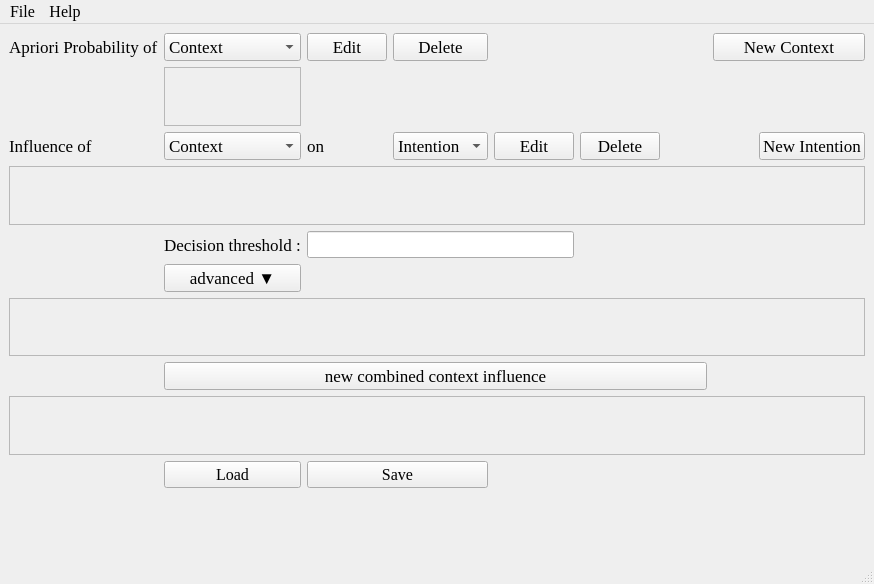
<?xml version="1.0" encoding="UTF-8"?>
<ui version="4.0">
 <class>MainWindow</class>
 <widget class="QMainWindow" name="MainWindow">
  <property name="geometry">
   <rect>
    <x>0</x>
    <y>0</y>
    <width>874</width>
    <height>584</height>
   </rect>
  </property>
  <property name="font">
   <font>
    <pointsize>1</pointsize>
   </font>
  </property>
  <property name="windowTitle">
   <string>Context Based Intention Recognition Configurator</string>
  </property>
  <widget class="QWidget" name="centralwidget">
   <layout class="QGridLayout" name="grid_layout">
    <item row="8" column="0" colspan="9">
     <widget class="QFrame" name="canvas_frame">
      <property name="frameShape">
       <enum>QFrame::StyledPanel</enum>
      </property>
      <property name="frameShadow">
       <enum>QFrame::Raised</enum>
      </property>
      <layout class="QGridLayout" name="gridLayout"/>
     </widget>
    </item>
    <item row="5" column="1">
     <widget class="QPushButton" name="advanced_label">
      <property name="font">
       <font>
        <family>Times New Roman</family>
        <pointsize>13</pointsize>
       </font>
      </property>
      <property name="text">
       <string>advanced ▼</string>
      </property>
      <property name="checkable">
       <bool>true</bool>
      </property>
     </widget>
    </item>
    <item row="2" column="1">
     <widget class="QComboBox" name="influencing_context_selection">
      <property name="font">
       <font>
        <family>Times New Roman</family>
        <pointsize>13</pointsize>
       </font>
      </property>
      <item>
       <property name="text">
        <string>Context</string>
       </property>
      </item>
     </widget>
    </item>
    <item row="7" column="1" colspan="6">
     <widget class="QPushButton" name="new_combined_influence_button">
      <property name="font">
       <font>
        <family>Times New Roman</family>
        <pointsize>13</pointsize>
       </font>
      </property>
      <property name="text">
       <string>new combined context influence</string>
      </property>
     </widget>
    </item>
    <item row="2" column="2">
     <widget class="QLabel" name="on_label">
      <property name="font">
       <font>
        <family>Times New Roman</family>
        <pointsize>13</pointsize>
       </font>
      </property>
      <property name="text">
       <string>on</string>
      </property>
     </widget>
    </item>
    <item row="0" column="7" colspan="2">
     <widget class="QPushButton" name="new_context_button">
      <property name="font">
       <font>
        <family>Times New Roman</family>
        <pointsize>13</pointsize>
       </font>
      </property>
      <property name="text">
       <string>New Context</string>
      </property>
     </widget>
    </item>
    <item row="9" column="1">
     <widget class="QPushButton" name="load_button">
      <property name="font">
       <font>
        <family>Times New Roman</family>
        <pointsize>12</pointsize>
       </font>
      </property>
      <property name="text">
       <string>Load</string>
      </property>
     </widget>
    </item>
    <item row="2" column="3">
     <widget class="QComboBox" name="intention_dropdown">
      <property name="font">
       <font>
        <family>Times New Roman</family>
        <pointsize>13</pointsize>
       </font>
      </property>
      <item>
       <property name="text">
        <string>Intention</string>
       </property>
      </item>
     </widget>
    </item>
    <item row="9" column="2" colspan="2">
     <widget class="QPushButton" name="save_button">
      <property name="font">
       <font>
        <family>Times New Roman</family>
        <pointsize>12</pointsize>
       </font>
      </property>
      <property name="text">
       <string>Save</string>
      </property>
     </widget>
    </item>
    <item row="0" column="3">
     <widget class="QPushButton" name="delete_context_button">
      <property name="font">
       <font>
        <family>Times New Roman</family>
        <pointsize>13</pointsize>
       </font>
      </property>
      <property name="text">
       <string>Delete</string>
      </property>
     </widget>
    </item>
    <item row="4" column="2" colspan="3">
     <widget class="QLineEdit" name="decision_threshold_entry">
      <property name="font">
       <font>
        <pointsize>12</pointsize>
       </font>
      </property>
      <property name="text">
       <string/>
      </property>
     </widget>
    </item>
    <item row="4" column="1">
     <widget class="QLabel" name="context_instantiations_3">
      <property name="font">
       <font>
        <family>Times New Roman</family>
        <pointsize>13</pointsize>
       </font>
      </property>
      <property name="text">
       <string>Decision threshold :</string>
      </property>
     </widget>
    </item>
    <item row="0" column="0">
     <widget class="QLabel" name="context_label">
      <property name="font">
       <font>
        <family>Times New Roman</family>
        <pointsize>13</pointsize>
       </font>
      </property>
      <property name="text">
       <string>Apriori Probability of</string>
      </property>
      <property name="buddy">
       <cstring>influencing_context_selection</cstring>
      </property>
     </widget>
    </item>
    <item row="2" column="8">
     <widget class="QPushButton" name="new_intention_button">
      <property name="font">
       <font>
        <family>Times New Roman</family>
        <pointsize>13</pointsize>
       </font>
      </property>
      <property name="text">
       <string>New Intention</string>
      </property>
     </widget>
    </item>
    <item row="2" column="4">
     <widget class="QPushButton" name="edit_intention_button">
      <property name="font">
       <font>
        <family>Times New Roman</family>
        <pointsize>13</pointsize>
       </font>
      </property>
      <property name="text">
       <string>Edit</string>
      </property>
     </widget>
    </item>
    <item row="1" column="1">
     <widget class="QFrame" name="context_selected_frame">
      <property name="frameShape">
       <enum>QFrame::StyledPanel</enum>
      </property>
      <property name="frameShadow">
       <enum>QFrame::Raised</enum>
      </property>
      <layout class="QGridLayout" name="gridLayout_2">
       <property name="verticalSpacing">
        <number>10</number>
       </property>
      </layout>
     </widget>
    </item>
    <item row="2" column="5">
     <widget class="QPushButton" name="delete_intention_button">
      <property name="font">
       <font>
        <family>Times New Roman</family>
        <pointsize>13</pointsize>
       </font>
      </property>
      <property name="text">
       <string>Delete</string>
      </property>
     </widget>
    </item>
    <item row="0" column="2">
     <widget class="QPushButton" name="edit_context_button">
      <property name="font">
       <font>
        <family>Times New Roman</family>
        <pointsize>13</pointsize>
       </font>
      </property>
      <property name="text">
       <string>Edit</string>
      </property>
     </widget>
    </item>
    <item row="0" column="1">
     <widget class="QComboBox" name="context_selection">
      <property name="font">
       <font>
        <family>Times New Roman</family>
        <pointsize>13</pointsize>
       </font>
      </property>
      <item>
       <property name="text">
        <string>Context</string>
       </property>
      </item>
     </widget>
    </item>
    <item row="2" column="0">
     <widget class="QLabel" name="intention_label_frame">
      <property name="font">
       <font>
        <family>Times New Roman</family>
        <pointsize>13</pointsize>
       </font>
      </property>
      <property name="text">
       <string>Influence of</string>
      </property>
      <property name="buddy">
       <cstring>influencing_context_selection</cstring>
      </property>
     </widget>
    </item>
    <item row="10" column="0" colspan="6">
     <widget class="QLabel" name="error_label">
      <property name="font">
       <font>
        <family>Times New Roman</family>
        <pointsize>10</pointsize>
       </font>
      </property>
      <property name="styleSheet">
       <string notr="true">color: red</string>
      </property>
      <property name="text">
       <string/>
      </property>
      <property name="alignment">
       <set>Qt::AlignCenter</set>
      </property>
     </widget>
    </item>
    <item row="6" column="0" colspan="9">
     <widget class="QFrame" name="advanced_hidden_frame">
      <property name="enabled">
       <bool>true</bool>
      </property>
      <property name="frameShape">
       <enum>QFrame::StyledPanel</enum>
      </property>
      <property name="frameShadow">
       <enum>QFrame::Raised</enum>
      </property>
      <layout class="QGridLayout" name="gridLayout"/>
      <widget class="QFrame" name="advanced_table">
       <property name="geometry">
        <rect>
         <x>0</x>
         <y>0</y>
         <width>100</width>
         <height>30</height>
        </rect>
       </property>
      </widget>
     </widget>
    </item>
    <item row="3" column="0" colspan="9">
     <widget class="QFrame" name="influencing_context_frame">
      <property name="enabled">
       <bool>true</bool>
      </property>
      <property name="frameShape">
       <enum>QFrame::StyledPanel</enum>
      </property>
      <property name="frameShadow">
       <enum>QFrame::Raised</enum>
      </property>
      <layout class="QGridLayout" name="gridLayout_3">
       <property name="verticalSpacing">
        <number>10</number>
       </property>
      </layout>
     </widget>
    </item>
   </layout>
  </widget>
  <widget class="QMenuBar" name="menubar">
   <property name="geometry">
    <rect>
     <x>0</x>
     <y>0</y>
     <width>874</width>
     <height>25</height>
    </rect>
   </property>
   <property name="font">
    <font>
     <family>Times New Roman</family>
     <pointsize>12</pointsize>
    </font>
   </property>
   <widget class="QMenu" name="menuFile">
    <property name="font">
     <font>
      <family>Times New Roman</family>
      <pointsize>12</pointsize>
     </font>
    </property>
    <property name="title">
     <string>File</string>
    </property>
    <addaction name="actionNew"/>
    <addaction name="actionOpen"/>
    <addaction name="actionSave"/>
    <addaction name="actionSave_as"/>
   </widget>
   <widget class="QMenu" name="menuHelp">
    <property name="font">
     <font>
      <family>Times New Roman</family>
      <pointsize>12</pointsize>
     </font>
    </property>
    <property name="title">
     <string>Help</string>
    </property>
    <addaction name="actionAbout"/>
   </widget>
   <addaction name="menuFile"/>
   <addaction name="menuHelp"/>
  </widget>
  <widget class="QStatusBar" name="statusbar"/>
  <action name="actionOpen">
   <property name="icon">
    <iconset>
     <normaloff>../../../icons/folder.png</normaloff>../../../icons/folder.png</iconset>
   </property>
   <property name="text">
    <string>Open</string>
   </property>
   <property name="font">
    <font>
     <family>Times New Roman</family>
     <pointsize>12</pointsize>
    </font>
   </property>
  </action>
  <action name="actionAbout">
   <property name="icon">
    <iconset>
     <normaloff>../../../icons/document.png</normaloff>../../../icons/document.png</iconset>
   </property>
   <property name="text">
    <string>Documentation</string>
   </property>
   <property name="font">
    <font>
     <family>Times New Roman</family>
     <pointsize>12</pointsize>
    </font>
   </property>
  </action>
  <action name="actionNew">
   <property name="icon">
    <iconset>
     <normaloff>../../../icons/blue-document.png</normaloff>../../../icons/blue-document.png</iconset>
   </property>
   <property name="text">
    <string>New</string>
   </property>
  </action>
  <action name="actionSave">
   <property name="icon">
    <iconset>
     <normaloff>../../../icons/disk.png</normaloff>../../../icons/disk.png</iconset>
   </property>
   <property name="text">
    <string>Save</string>
   </property>
  </action>
  <action name="actionSave_as">
   <property name="icon">
    <iconset>
     <normaloff>../../../icons/disk--plus.png</normaloff>../../../icons/disk--plus.png</iconset>
   </property>
   <property name="text">
    <string>Save as</string>
   </property>
  </action>
 </widget>
 <tabstops>
  <tabstop>edit_context_button</tabstop>
  <tabstop>delete_context_button</tabstop>
  <tabstop>save_button</tabstop>
  <tabstop>load_button</tabstop>
  <tabstop>new_context_button</tabstop>
  <tabstop>new_intention_button</tabstop>
  <tabstop>advanced_label</tabstop>
  <tabstop>new_combined_influence_button</tabstop>
  <tabstop>context_selection</tabstop>
  <tabstop>influencing_context_selection</tabstop>
  <tabstop>intention_dropdown</tabstop>
  <tabstop>delete_intention_button</tabstop>
  <tabstop>edit_intention_button</tabstop>
 </tabstops>
 <resources/>
 <connections/>
</ui>
